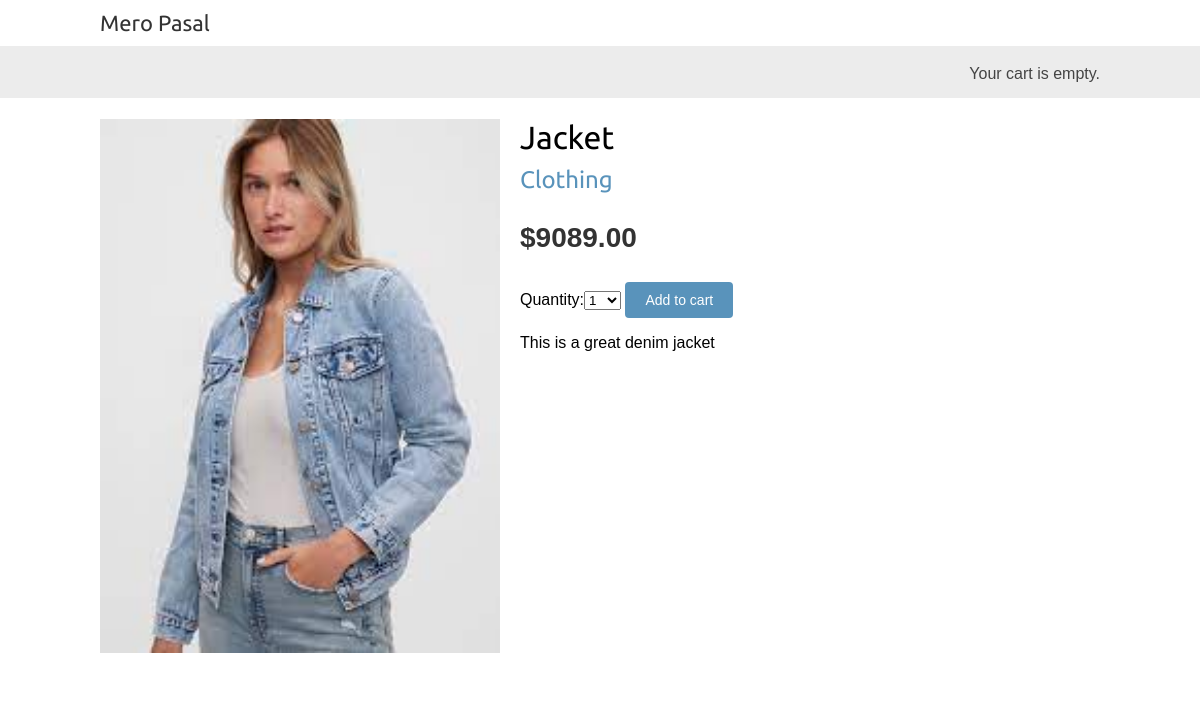
The app's page /1/jacket/ with its own data.
### Product/models.py (models this page shows, shortened)
class Product(models.Model):
    category = models.ForeignKey(
        Category, related_name='products',  on_delete=models.CASCADE)
    name = models.CharField(max_length=50)
    slug = models.SlugField(max_length=255, db_index=True)
    brand = models.CharField(max_length=255)
    sku = models.CharField(max_length=50)
    price = models.DecimalField(max_digits=9, decimal_places=2)
    old_price = models.DecimalField(
        max_digits=9, decimal_places=2, default=0.00)
    image = models.ImageField(upload_to='')
    quantity = models.IntegerField(default=0)
    description = models.TextField()
    stock = models.IntegerField()
    meta_keywords = models.CharField(max_length=255)
    meta_description = models.CharField(max_length=255)
    is_available = models.BooleanField(default=False)
    is_bestseller = models.BooleanField(default=False)
    is_featured = models.BooleanField(default=False)
    created_at = models.DateTimeField(auto_now_add=True)
    modified_at = models.DateTimeField(auto_now=True)
    class Meta:
        db_table = 'products'
        verbose_name_plural = "Products"
        ordering = ('name',)
        index_together = (('id', 'slug'),)

class Category(models.Model):
    name = models.CharField(max_length=50)
    slug = models.SlugField(max_length=255, unique=True)
    description = models.TextField()
    meta_keywords = models.CharField(max_length=255)
    meta_description = models.CharField(max_length=255)
    created_at = models.DateTimeField(auto_now_add=True)
    updated_at = models.DateTimeField(auto_now=True)
    is_active = models.BooleanField(default=False)
    class Meta:
        db_table = 'categories'
        verbose_name = 'category'
        ordering = ('name',)
        verbose_name_plural = 'categories'
    def __str__(self):
        return self.name
    def get_absolute_url(self):
        return reverse('Product:product_list_by_category',
               args=[self.slug])

### Product/views.py (the view)
# urls.py: path('<int:id>/<slug:slug>/', views.product_detail, name='product_detail'),
def product_detail(request, id, slug):
    product = get_object_or_404(Product,
                                id=id,
                                slug=slug,
                                is_available=True)
    cart_product_form = AddProductToCartForm()
    return render(request,
                  'detail.html',
                  {'product': product,
                   'cart_product_form': cart_product_form})

### cart/forms.py
class AddProductToCartForm(forms.Form):
    quantity = forms.TypedChoiceField(choices=PRODUCT_QUANTITY_OPTIONS, coerce=int)
    override = forms.BooleanField(required=False, initial=False, widget=forms.HiddenInput)

### cart/cart.py (called while the page is built)
    def __len__(self):
        return sum(item['quantity'] for item in self.cart.values())

### cart/context_processors.py (called while the page is built)
def cart(request):
    return {'cart': Cart(request)}

### Product/templates/detail.html (shortened to what this page needs)
{% extends 'base.html' %}
{% load static %}
{% block content %}
  <div class="product-detail">
    <img src="{% if product.image %}{{ product.image.url }}{% else %}
    {% static "img/no_image.png" %}{% endif %}">
    <h1>{{ product.name }}</h1>
    <h2>
      <a href="{{ product.category.get_absolute_url }}">
        {{ product.category }}
      </a>
    </h2>
    <p class="price">${{ product.price }}</p>
    <form action="{% url "cart:cart_add_product" product.id %}" method="post">
      {{ cart_product_form }}
      <input type="submit" value="Add to cart">
    </form>
    {{ product.description|linebreaks }}
  </div>
{% endblock %}

### static/css/base.css (style rules this page uses)
body { margin:0; padding:0; font-family:helvetica, sans-serif; }
h1, h2, h3, h4, h5 , h6 { font-family: 'Ubuntu', sans-serif; font-weight:normal; }
a { text-decoration:none; color:#5993bb; }
a.button, input[type="submit"] { color:#fff; background:#5993bb; border-radius:4px; padding:10px 20px; font-size:14px; border:0; }
.product-detail { text-align:justify; }
.product-detail .price { color:#333; font-size:28px; font-weight:bold; }
.product-detail img { width:40%; float:left; padding:0 20px 20px 0; }
.product-detail h1 { margin-bottom:0; }
.product-detail h2 { margin-top:10px; }

### records on screen
Product: image (picture), name "Jacket", category "Clothing", price "9089.00", description "This is a great denim jacket"
